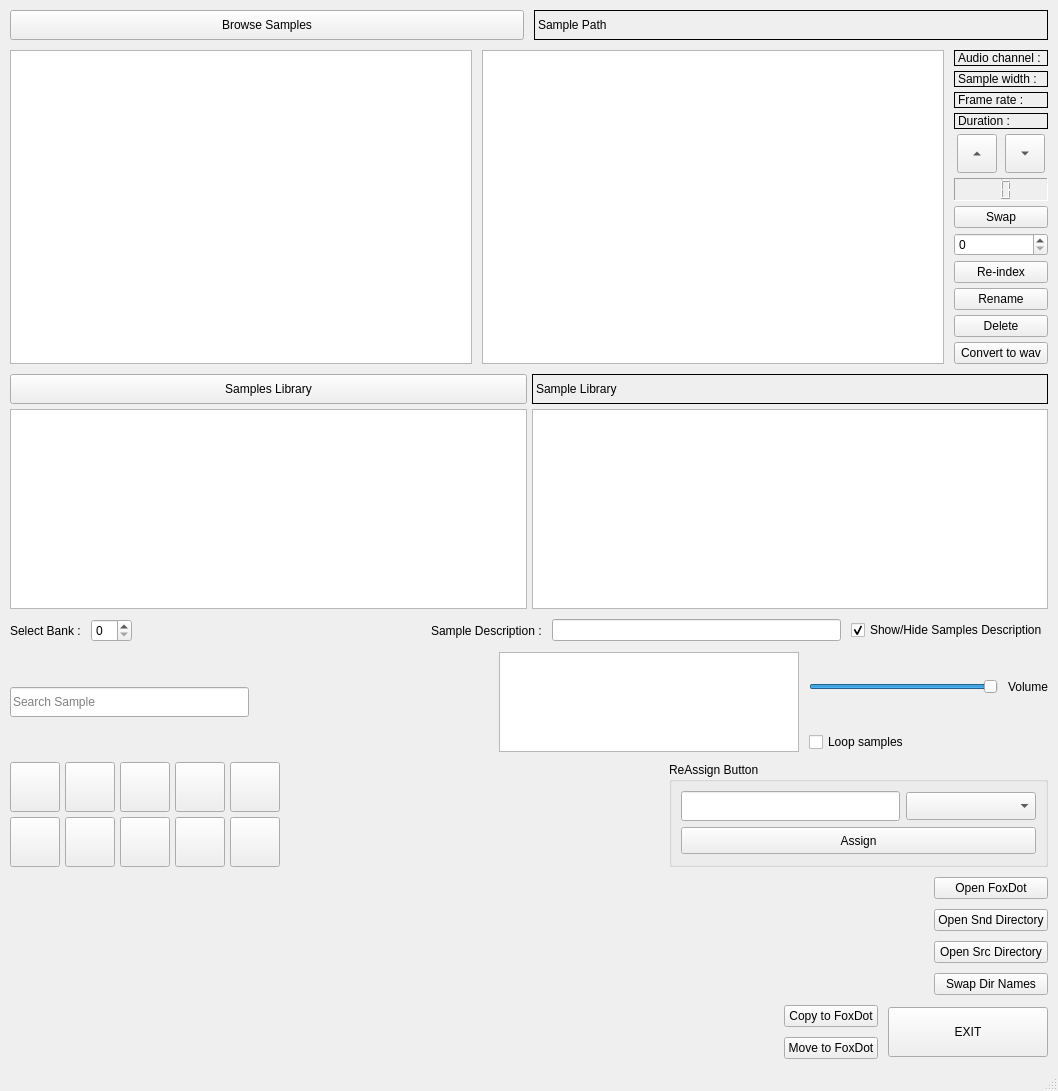
<?xml version="1.0" encoding="UTF-8"?>
<ui version="4.0">
 <class>MainWindow</class>
 <widget class="QMainWindow" name="MainWindow">
  <property name="geometry">
   <rect>
    <x>0</x>
    <y>0</y>
    <width>1058</width>
    <height>1022</height>
   </rect>
  </property>
  <property name="windowTitle">
   <string>FoxSample Manager</string>
  </property>
  <widget class="QWidget" name="centralwidget">
   <layout class="QVBoxLayout" name="mainLayout">
    <property name="spacing">
     <number>10</number>
    </property>
    <property name="margin">
     <number>10</number>
    </property>
    <item>
     <layout class="QHBoxLayout" name="pathLayout">
      <item>
       <widget class="QPushButton" name="browse_sample_path_button">
        <property name="text">
         <string>Browse Samples</string>
        </property>
        <property name="minimumSize">
         <size>
          <width>120</width>
          <height>30</height>
         </size>
        </property>
       </widget>
      </item>
      <item>
       <widget class="QLabel" name="sample_path_label">
        <property name="frameShape">
         <enum>QFrame::Box</enum>
        </property>
        <property name="text">
         <string>Sample Path</string>
        </property>
        <property name="minimumSize">
         <size>
          <width>300</width>
          <height>30</height>
         </size>
        </property>
       </widget>
      </item>
     </layout>
    </item>
    <item>
     <layout class="QHBoxLayout" name="viewsLayout">
      <item>
       <widget class="QTreeView" name="tree_sample_dir">
        <property name="minimumSize">
         <size>
          <width>400</width>
          <height>300</height>
         </size>
        </property>
       </widget>
      </item>
      <item>
       <widget class="QListView" name="listView_sample">
        <property name="dragEnabled">
         <bool>true</bool>
        </property>
        <property name="dragDropMode">
         <enum>QAbstractItemView::DragDrop</enum>
        </property>
        <property name="defaultDropAction">
         <enum>Qt::CopyAction</enum>
        </property>
        <property name="minimumSize">
         <size>
          <width>320</width>
          <height>300</height>
         </size>
        </property>
       </widget>
      </item>
      <item>
       <layout class="QVBoxLayout" name="audioInfoLayout">
        <property name="spacing">
         <number>5</number>
        </property>
        <item>
         <widget class="QLabel" name="label_channel">
          <property name="frameShape">
           <enum>QFrame::Panel</enum>
          </property>
          <property name="text">
           <string>Audio channel : </string>
          </property>
         </widget>
        </item>
        <item>
         <widget class="QLabel" name="label_bytepersample">
          <property name="frameShape">
           <enum>QFrame::Panel</enum>
          </property>
          <property name="text">
           <string>Sample width : </string>
          </property>
         </widget>
        </item>
        <item>
         <widget class="QLabel" name="label_samplerate">
          <property name="frameShape">
           <enum>QFrame::Panel</enum>
          </property>
          <property name="text">
           <string>Frame rate : </string>
          </property>
         </widget>
        </item>
        <item>
         <widget class="QLabel" name="label_duration">
          <property name="frameShape">
           <enum>QFrame::Panel</enum>
          </property>
          <property name="text">
           <string>Duration : </string>
          </property>
         </widget>
        </item>
        <item>
         <spacer name="verticalSpacer1">
          <property name="orientation">
           <enum>Qt::Vertical</enum>
          </property>
          <property name="sizeHint" stdset="0">
           <size>
            <width>20</width>
            <height>40</height>
           </size>
          </property>
         </spacer>
        </item>
        <item>
         <layout class="QHBoxLayout" name="controlButtonsLayout1">
          <item>
           <widget class="QToolButton" name="Up_Button">
            <property name="enabled">
             <bool>true</bool>
            </property>
            <property name="iconSize">
             <size>
              <width>32</width>
              <height>32</height>
             </size>
            </property>
            <property name="arrowType">
             <enum>Qt::UpArrow</enum>
            </property>
           </widget>
          </item>
          <item>
           <widget class="QToolButton" name="Down_Button">
            <property name="text">
             <string>...</string>
            </property>
            <property name="iconSize">
             <size>
              <width>32</width>
              <height>32</height>
             </size>
            </property>
            <property name="arrowType">
             <enum>Qt::DownArrow</enum>
            </property>
           </widget>
          </item>
         </layout>
        </item>
        <item>
         <widget class="QLCDNumber" name="position_label">
          <property name="frameShape">
           <enum>QFrame::Panel</enum>
          </property>
          <property name="frameShadow">
           <enum>QFrame::Sunken</enum>
          </property>
          <property name="digitCount">
           <number>2</number>
          </property>
          <property name="segmentStyle">
           <enum>QLCDNumber::Filled</enum>
          </property>
         </widget>
        </item>
        <item>
         <layout class="QVBoxLayout" name="swapLayout">
          <item>
           <widget class="QPushButton" name="swap_Button">
            <property name="text">
             <string>Swap</string>
            </property>
           </widget>
          </item>
          <item>
           <widget class="QSpinBox" name="swap_spinBox"/>
          </item>
         </layout>
        </item>
        <item>
         <layout class="QVBoxLayout" name="actionButtonsLayout">
          <item>
           <widget class="QPushButton" name="reindex_button">
            <property name="text">
             <string>Re-index</string>
            </property>
           </widget>
          </item>
          <item>
           <widget class="QPushButton" name="rename_button">
            <property name="text">
             <string>Rename</string>
            </property>
           </widget>
          </item>
          <item>
           <widget class="QPushButton" name="delete_button">
            <property name="text">
             <string>Delete</string>
            </property>
           </widget>
          </item>
          <item>
           <widget class="QPushButton" name="convert_button">
            <property name="text">
             <string>Convert to wav</string>
            </property>
           </widget>
          </item>
         </layout>
        </item>
       </layout>
      </item>
     </layout>
    </item>
    <item>
     <layout class="QVBoxLayout" name="libraryLayout">
      <property name="spacing">
       <number>5</number>
      </property>
      <item>
       <layout class="QHBoxLayout" name="libraryPathLayout">
        <item>
         <widget class="QPushButton" name="browse_library_path_button">
          <property name="text">
           <string>Samples Library</string>
          </property>
          <property name="minimumSize">
           <size>
            <width>110</width>
            <height>30</height>
           </size>
          </property>
         </widget>
        </item>
        <item>
         <widget class="QLabel" name="library_path_label">
          <property name="frameShape">
           <enum>QFrame::Box</enum>
          </property>
          <property name="text">
           <string>Sample Library</string>
          </property>
          <property name="minimumSize">
           <size>
            <width>300</width>
            <height>30</height>
           </size>
          </property>
         </widget>
        </item>
       </layout>
      </item>
      <item>
       <layout class="QHBoxLayout" name="libraryViewsLayout">
        <item>
         <widget class="QTreeView" name="tree_library_dir">
          <property name="minimumSize">
           <size>
            <width>400</width>
            <height>200</height>
           </size>
          </property>
         </widget>
        </item>
        <item>
         <widget class="QListView" name="listView_library">
          <property name="dragEnabled">
           <bool>true</bool>
          </property>
          <property name="dragDropMode">
           <enum>QAbstractItemView::DragDrop</enum>
          </property>
          <property name="defaultDropAction">
           <enum>Qt::CopyAction</enum>
          </property>
          <property name="minimumSize">
           <size>
            <width>320</width>
            <height>200</height>
           </size>
          </property>
         </widget>
        </item>
       </layout>
      </item>
     </layout>
    </item>
    <item>
     <layout class="QHBoxLayout" name="bankAndDescLayout">
      <item>
       <widget class="QLabel" name="label">
        <property name="text">
         <string>Select Bank :</string>
        </property>
       </widget>
      </item>
      <item>
       <widget class="QSpinBox" name="bank">
        <property name="maximum">
         <number>99</number>
        </property>
       </widget>
      </item>
      <item>
       <spacer name="horizontalSpacer1">
        <property name="orientation">
         <enum>Qt::Horizontal</enum>
        </property>
        <property name="sizeType">
         <enum>QSizePolicy::Expanding</enum>
        </property>
        <property name="sizeHint" stdset="0">
         <size>
          <width>40</width>
          <height>20</height>
         </size>
        </property>
       </spacer>
      </item>
      <item>
       <widget class="QLabel" name="label_2">
        <property name="text">
         <string>Sample Description :</string>
        </property>
       </widget>
      </item>
      <item>
       <widget class="QLineEdit" name="sample_description">
        <property name="minimumSize">
         <size>
          <width>200</width>
          <height>0</height>
         </size>
        </property>
       </widget>
      </item>
      <item>
       <widget class="QCheckBox" name="checkBox_sample_window">
        <property name="text">
         <string>Show/Hide Samples Description</string>
        </property>
        <property name="checked">
         <bool>true</bool>
        </property>
       </widget>
      </item>
     </layout>
    </item>
    <item>
     <layout class="QHBoxLayout" name="bottomControlsLayout">
      <item>
       <widget class="QLineEdit" name="search_sample">
        <property name="placeholderText">
         <string>Search Sample</string>
        </property>
        <property name="minimumSize">
         <size>
          <width>200</width>
          <height>30</height>
         </size>
        </property>
       </widget>
      </item>
      <item>
       <spacer name="horizontalSpacer4">
        <property name="orientation">
         <enum>Qt::Horizontal</enum>
        </property>
        <property name="sizeHint" stdset="0">
         <size>
          <width>40</width>
          <height>20</height>
         </size>
        </property>
       </spacer>
      </item>
      <item>
       <widget class="QListWidget" name="listWidget">
        <property name="minimumSize">
         <size>
          <width>300</width>
          <height>100</height>
         </size>
        </property>
       </widget>
      </item>
      <item>
       <layout class="QVBoxLayout" name="volumeControlLayout">
        <item>
         <layout class="QHBoxLayout" name="volumeSliderLayout">
          <item>
           <widget class="QSlider" name="volume_slider">
            <property name="maximum">
             <number>100</number>
            </property>
            <property name="value">
             <number>100</number>
            </property>
            <property name="orientation">
             <enum>Qt::Horizontal</enum>
            </property>
           </widget>
          </item>
          <item>
           <widget class="QLabel" name="Volume_label">
            <property name="text">
             <string>Volume</string>
            </property>
            <property name="alignment">
             <set>Qt::AlignCenter</set>
            </property>
           </widget>
          </item>
         </layout>
        </item>
        <item>
         <widget class="QCheckBox" name="loop_checkbox">
          <property name="text">
           <string>Loop samples</string>
          </property>
          <property name="checked">
           <bool>false</bool>
          </property>
         </widget>
        </item>
       </layout>
      </item>
     </layout>
    </item>
    <item>
     <layout class="QHBoxLayout" name="gridAndReassignLayout">
      <item>
       <layout class="QGridLayout" name="sampleButtonsGrid">
        <property name="spacing">
         <number>5</number>
        </property>
        <item row="0" column="0">
         <widget class="QPushButton" name="sampleButton1">
          <property name="minimumSize">
           <size>
            <width>50</width>
            <height>50</height>
           </size>
          </property>
         </widget>
        </item>
        <item row="0" column="1">
         <widget class="QPushButton" name="sampleButton2">
          <property name="minimumSize">
           <size>
            <width>50</width>
            <height>50</height>
           </size>
          </property>
         </widget>
        </item>
        <item row="0" column="2">
         <widget class="QPushButton" name="sampleButton3">
          <property name="minimumSize">
           <size>
            <width>50</width>
            <height>50</height>
           </size>
          </property>
         </widget>
        </item>
        <item row="0" column="3">
         <widget class="QPushButton" name="sampleButton4">
          <property name="minimumSize">
           <size>
            <width>50</width>
            <height>50</height>
           </size>
          </property>
         </widget>
        </item>
        <item row="0" column="4">
         <widget class="QPushButton" name="sampleButton5">
          <property name="minimumSize">
           <size>
            <width>50</width>
            <height>50</height>
           </size>
          </property>
         </widget>
        </item>
        <item row="1" column="0">
         <widget class="QPushButton" name="sampleButton6">
          <property name="minimumSize">
           <size>
            <width>50</width>
            <height>50</height>
           </size>
          </property>
         </widget>
        </item>
        <item row="1" column="1">
         <widget class="QPushButton" name="sampleButton7">
          <property name="minimumSize">
           <size>
            <width>50</width>
            <height>50</height>
           </size>
          </property>
         </widget>
        </item>
        <item row="1" column="2">
         <widget class="QPushButton" name="sampleButton8">
          <property name="minimumSize">
           <size>
            <width>50</width>
            <height>50</height>
           </size>
          </property>
         </widget>
        </item>
        <item row="1" column="3">
         <widget class="QPushButton" name="sampleButton9">
          <property name="minimumSize">
           <size>
            <width>50</width>
            <height>50</height>
           </size>
          </property>
         </widget>
        </item>
        <item row="1" column="4">
         <widget class="QPushButton" name="sampleButton10">
          <property name="minimumSize">
           <size>
            <width>50</width>
            <height>50</height>
           </size>
          </property>
         </widget>
        </item>
       </layout>
      </item>
      <item>
       <spacer name="horizontalSpacer5">
        <property name="orientation">
         <enum>Qt::Horizontal</enum>
        </property>
        <property name="sizeHint" stdset="0">
         <size>
          <width>40</width>
          <height>20</height>
         </size>
        </property>
       </spacer>
      </item>
      <item>
       <widget class="QGroupBox" name="groupBox">
        <property name="title">
         <string>ReAssign Button</string>
        </property>
        <property name="minimumSize">
         <size>
          <width>220</width>
          <height>90</height>
         </size>
        </property>
        <layout class="QVBoxLayout" name="reassignLayout">
         <item>
          <layout class="QHBoxLayout" name="reassignInputLayout">
           <item>
            <widget class="QLineEdit" name="button_text">
             <property name="maxLength">
              <number>2</number>
             </property>
             <property name="minimumSize">
              <size>
               <width>21</width>
               <height>30</height>
              </size>
             </property>
            </widget>
           </item>
           <item>
            <widget class="QComboBox" name="button_selection">
             <property name="minimumSize">
              <size>
               <width>130</width>
               <height>28</height>
              </size>
             </property>
            </widget>
           </item>
          </layout>
         </item>
         <item>
          <widget class="QPushButton" name="assign_button">
           <property name="text">
            <string>Assign</string>
           </property>
           <property name="minimumSize">
            <size>
             <width>130</width>
             <height>27</height>
            </size>
           </property>
          </widget>
         </item>
        </layout>
       </widget>
      </item>
     </layout>
    </item>
    <item>
     <layout class="QHBoxLayout" name="actionButtonsRowLayout">
      <item>
       <spacer name="horizontalSpacer6">
        <property name="orientation">
         <enum>Qt::Horizontal</enum>
        </property>
        <property name="sizeHint" stdset="0">
         <size>
          <width>40</width>
          <height>20</height>
         </size>
        </property>
       </spacer>
      </item>
      <item>
       <layout class="QVBoxLayout" name="foxdotActionsLayout">
        <item>
         <widget class="QPushButton" name="openfoxdot_button">
          <property name="toolTip">
           <string>Open FoxDot with the custom snd directory</string>
          </property>
          <property name="text">
           <string>Open FoxDot</string>
          </property>
         </widget>
        </item>
        <item>
         <widget class="QPushButton" name="open_dir_button">
          <property name="toolTip">
           <string>Open the Snd directory</string>
          </property>
          <property name="text">
           <string>Open Snd Directory</string>
          </property>
         </widget>
        </item>
        <item>
         <widget class="QPushButton" name="open_source_dir_pushButton">
          <property name="text">
           <string>Open Src Directory</string>
          </property>
         </widget>
        </item>
        <item>
         <widget class="QPushButton" name="swap_dir_name_Button">
          <property name="text">
           <string>Swap Dir Names</string>
          </property>
         </widget>
        </item>
       </layout>
      </item>
     </layout>
    </item>
    <item>
     <layout class="QHBoxLayout" name="bottomButtonsLayout">
      <item>
       <spacer name="horizontalSpacer3">
        <property name="orientation">
         <enum>Qt::Horizontal</enum>
        </property>
        <property name="sizeHint" stdset="0">
         <size>
          <width>40</width>
          <height>20</height>
         </size>
        </property>
       </spacer>
      </item>
      <item>
       <layout class="QVBoxLayout" name="foxdotButtonsLayout">
        <item>
         <widget class="QPushButton" name="copy_button">
          <property name="toolTip">
           <string>Copy selected sample to Snd dir</string>
          </property>
          <property name="text">
           <string>Copy to FoxDot</string>
          </property>
         </widget>
        </item>
        <item>
         <widget class="QPushButton" name="moveto_button">
          <property name="toolTip">
           <string>Move selected sample to Snd dir</string>
          </property>
          <property name="text">
           <string>Move to FoxDot</string>
          </property>
         </widget>
        </item>
       </layout>
      </item>
      <item>
       <widget class="QPushButton" name="exit_button">
        <property name="text">
         <string>EXIT</string>
        </property>
        <property name="minimumSize">
         <size>
          <width>160</width>
          <height>50</height>
         </size>
        </property>
       </widget>
      </item>
     </layout>
    </item>
   </layout>
  </widget>
  <widget class="QMenuBar" name="menubar">
   <property name="geometry">
    <rect>
     <x>0</x>
     <y>0</y>
     <width>1058</width>
     <height>26</height>
    </rect>
   </property>
  </widget>
  <widget class="QStatusBar" name="statusbar"/>
 </widget>
 <resources/>
 <connections/>
</ui>
